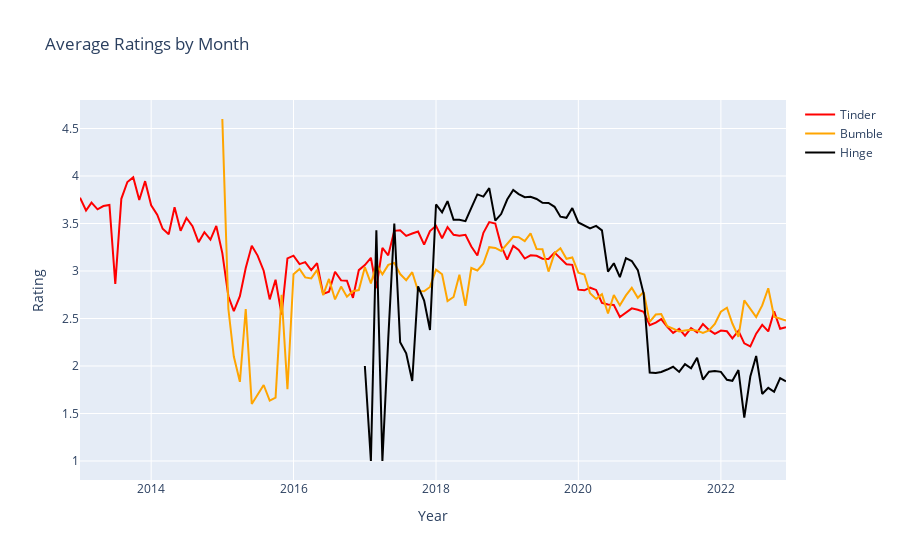

Notebook code cell kept with this figure:
### Code cell
dating_apps["Months"] = pd.to_datetime(dating_apps['Date&Time']).dt.strftime('%Y-%m')
grouped_app_month = dating_apps.groupby(['App', 'Months']).agg(Avg_Rating=("Rating",'mean'))
grouped_app_month = grouped_app_month.reset_index()

fig = go.Figure()

for i in range(len(apps_list)):
    grouped_app_month_temp = grouped_app_month.loc[grouped_app_month['App'] == apps_name[i]]
    fig.add_trace(go.Scatter(x=grouped_app_month_temp['Months'], y=grouped_app_month_temp['Avg_Rating'],
                    line=dict(color=apps_colors[i]),
                    mode='lines',
                    name=apps_name[i]))

fig.update_layout(title='Average Ratings by Month',
                   xaxis_title='Year',
                   yaxis_title='Rating')

fig.show()
